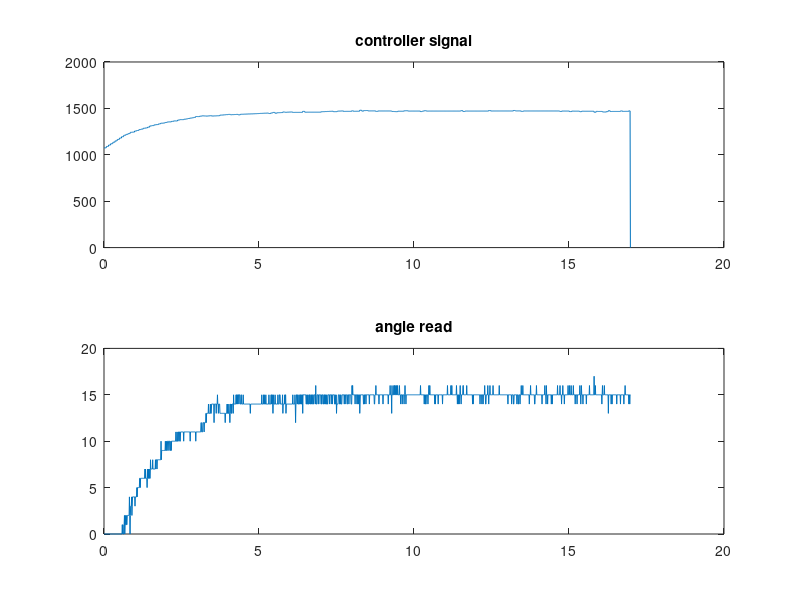

Source code (MATLAB): (Note: this script raises an error after producing the figure.)

%% PID 1

clear
clc
close all

a=csvread('PID1.txt');

ts = .01;  % this is the sampling time it is computed from the array t
angle=a(:,1);
signal=a(:,2); %output

subplot(2,1,1)
plot((0:length(signal)-1)*ts,signal)
title('controller signal');

subplot(2,1,2)
plot((0:length(angle)-1)*ts,angle) 
title('angle read');

sgtitle('PID1 Kp= 4 Ki=10 Kd=0.03')
%% PID 2 

clear
clc
close all

a=csvread('PID 2.txt');

ts = .01;  % this is the sampling time it is computed from the array t
angle=a(:,1);%input
signal=a(:,2); %output

subplot(2,1,1)
plot((0:length(signal)-1)*ts,signal)
title('controller signal');

subplot(2,1,2)
plot((0:length(angle)-1)*ts,angle) 
title('angle read');

sgtitle('PID2 Kp=5 Ki=10 Kd=0.03')
%% PID 3

clear
clc
close all

a=csvread('PID 3.txt');

ts = .01;  % this is the sampling time it is computed from the array t
angle=a(:,1);
signal=a(:,2); %output

subplot(2,1,1)
plot((0:length(signal)-1)*ts,signal)
title('controller signal');

subplot(2,1,2)
plot((0:length(angle)-1)*ts,angle) 
title('angle read');

sgtitle('PID3 Kp= 6 Ki=10 Kd=0.03')
%% PID with disturbance (we found that PID 3 best fits our needs)
clear
clc
close all

a=csvread('PID with disturbance.txt');

ts = .01;  % this is the sampling time it is computed from the array t
angle=a(:,1);
signal=a(:,2); %output

subplot(2,1,1)
plot((0:length(signal)-1)*ts,signal)
title('controller signal');

subplot(2,1,2)
plot((0:length(angle)-1)*ts,angle) 
title('angle read');

sgtitle('PID with disturbance Kp= 6 Ki=10 Kd=0.03')
%% PID with disturbance 2 (we found that PID 3 best fits our needs)
clear
clc
close all

a=csvread('PID with disturbance - Copy.txt');

ts = .01;  % this is the sampling time it is computed from the array t
angle=a(:,1);
signal=a(:,2); %output

subplot(2,1,1)
plot((0:length(signal)-1)*ts,signal)
title('controller signal');

subplot(2,1,2)
plot((0:length(angle)-1)*ts,angle) 
title('angle read');

sgtitle('PID with disturbance Kp= 5 Ki=10 Kd=0.03')